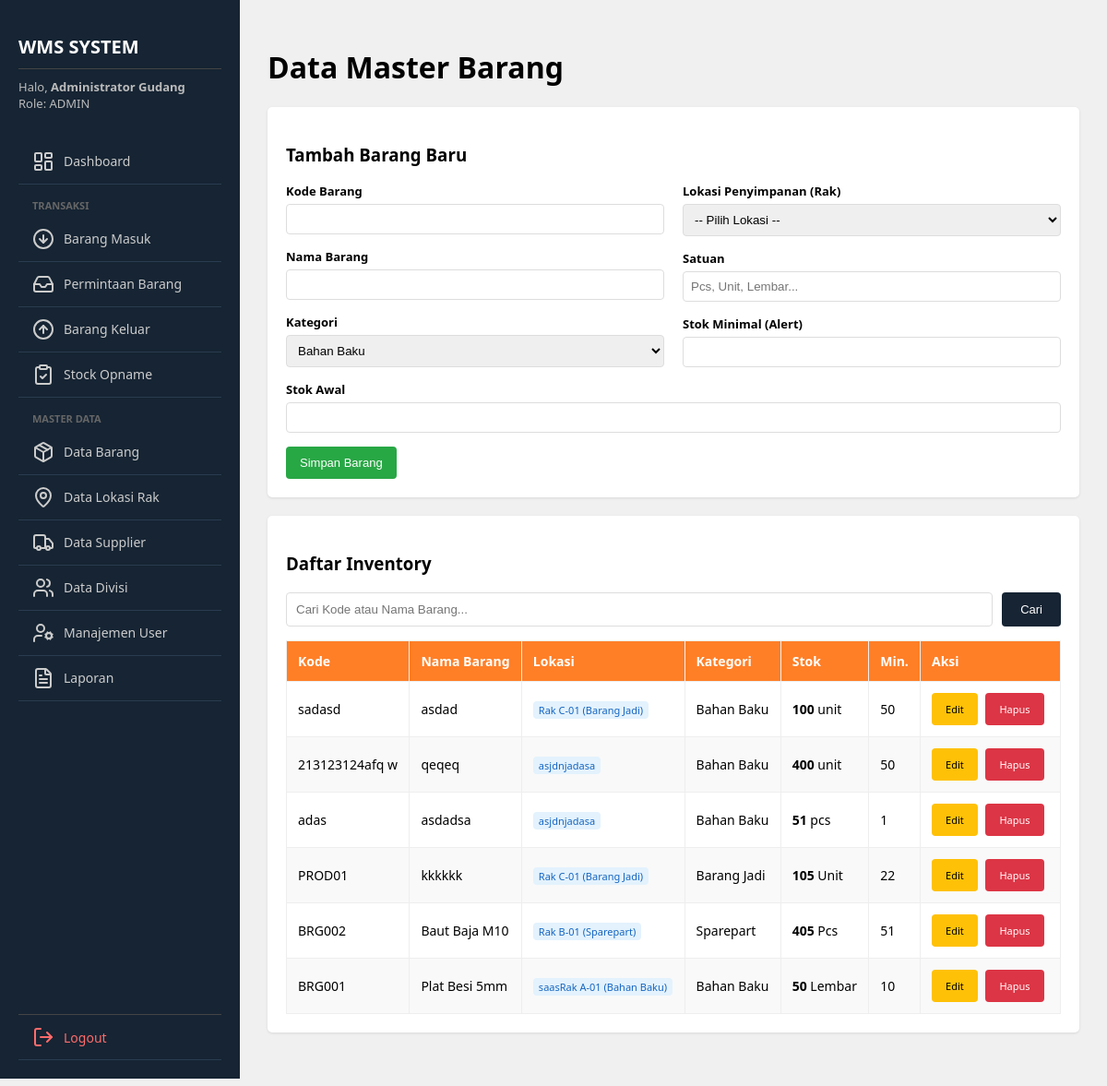
Screenshot of /master/master_barang.php (signed in) with the database file from the repository.
### tables this page shows
CREATE TABLE `barang` (
  `id` int(11) NOT NULL,
  `kode_barang` varchar(20) NOT NULL,
  `nama_barang` varchar(100) NOT NULL,
  `kategori` enum('Bahan Baku','Barang Jadi','Sparepart') NOT NULL,
  `stok` int(11) NOT NULL DEFAULT 0,
  `stok_minimal` int(11) NOT NULL DEFAULT 10,
  `satuan` varchar(20) NOT NULL,
  `id_lokasi` int(11) DEFAULT NULL
);

CREATE TABLE `lokasi_rak` (
  `id` int(11) NOT NULL,
  `nama_lokasi` varchar(50) NOT NULL
);

### master/master_barang.php (the view, shortened to what this page needs)
<?php
include '../config/koneksi.php';
$kode_edit = ""; $nama_edit = ""; $stok_edit = ""; $satuan_edit = ""; $min_edit = "";
$id_edit = ""; $kategori_edit = ""; $lokasi_edit = "";
$aksi = "simpan";
$keyword = "";
if (isset($_GET['cari'])) {
    $keyword = $_GET['cari'];
    $q_str = "SELECT b.*, l.nama_lokasi FROM barang b
              LEFT JOIN lokasi_rak l ON b.id_lokasi = l.id
              WHERE b.kode_barang LIKE '%$keyword%' OR b.nama_barang LIKE '%$keyword%'
              ORDER BY b.id DESC";
} else {
    $q_str = "SELECT b.*, l.nama_lokasi FROM barang b
              LEFT JOIN lokasi_rak l ON b.id_lokasi = l.id
              ORDER BY b.id DESC";
}
?>
<?php include '../includes/header.php'; ?>
    <div class="wrapper">
        <?php include '../includes/sidebar.php'; ?>
        <div class="content">
            <h1>Data Master Barang</h1>
            <div class="card">
                <h3><?= ($aksi == 'simpan') ? 'Tambah Barang Baru' : 'Edit Barang'; ?></h3>
                <form method="POST" action="">
                    <div style="display: flex; gap: 20px;">
                        <div style="flex: 1;">
                            <div class="form-group"><label>Kode Barang</label><input type="text" name="kode_barang" value="<?= $kode_edit ?>" required <?= ($aksi=='update') ? 'readonly style="background:#e9ecef;"' : '' ?>></div>
                            <div class="form-group"><label>Nama Barang</label><input type="text" name="nama_barang" value="<?= $nama_edit ?>" required></div>
                            <div class="form-group"><label>Kategori</label>
                                <select name="kategori">
                                    <option value="Bahan Baku" <?= ($kategori_edit=='Bahan Baku')?'selected':'' ?>>Bahan Baku</option>
                                </select>
                            </div>
                        </div>
                        <div style="flex: 1;">
                            <div class="form-group"><label>Lokasi Penyimpanan (Rak)</label>
                                <select name="id_lokasi" required>
                                    <option value="">-- Pilih Lokasi --</option>
                                </select>
                            </div>
                            <div class="form-group"><label>Satuan</label><input type="text" name="satuan" value="<?= $satuan_edit ?>" required placeholder="Pcs, Unit, Lembar..."></div>
                            <div class="form-group"><label>Stok Minimal (Alert)</label><input type="number" name="stok_minimal" value="<?= $min_edit ?>" required></div>
                        </div>
                    </div>
                    <div class="form-group">
                        <label>Stok Awal</label>
                        <input type="number" name="stok" value="<?= $stok_edit ?>" required <?= ($aksi=='update') ? 'readonly style="background:#e9ecef;"' : '' ?>>
                    </div>
                    <button type="submit" name="<?= $aksi ?>" class="btn btn-primary"><?= ($aksi == 'simpan') ? 'Simpan Barang' : 'Simpan Perubahan'; ?></button>
                </form>
            </div>
            <div class="card">
                <h3>Daftar Inventory</h3>
                <form action="" method="GET" class="search-box">
                    <input type="text" name="cari" placeholder="Cari Kode atau Nama Barang..." value="<?= $keyword ?>" autocomplete="off">
                    <button type="submit" class="btn" style="background: #162433; color: white; margin:0;">Cari</button>
                </form>
                <table>
                    <thead>
                        <tr>
                            <th>Kode</th>
                            <th>Nama Barang</th>
                            <th>Lokasi</th>
                            <th>Kategori</th>
                            <th>Stok</th>
                            <th>Min.</th>
                            <th>Aksi</th>
                        </tr>
                    </thead>
                    <tbody>
                        <?php
                        $q = mysqli_query($koneksi, $q_str);
                        if (mysqli_num_rows($q) > 0) {
                            while($row = mysqli_fetch_assoc($q)){
                        ?>
                        <tr>
                            <td><?= $row['kode_barang'] ?></td>
                            <td><?= $row['nama_barang'] ?></td>
                            <td><span style="background: #e3f2fd; color: #1565c0; padding: 2px 6px; border-radius: 4px; font-size: 11px;"><?= $row['nama_lokasi'] ?? '-' ?></span></td>
                            <td><?= $row['kategori'] ?></td>
                            <td><b><?= $row['stok'] ?></b> <?= $row['satuan'] ?></td>
                            <td><?= $row['stok_minimal'] ?></td>
                            <td>
                                <a href="master_barang.php?edit=<?= $row['id'] ?>" class="btn btn-warning" style="font-size: 11px;">Edit</a>
                                <a href="master_barang.php?hapus=<?= $row['id'] ?>" class="btn btn-danger" style="font-size: 11px;" onclick="return confirm('Yakin hapus?')">Hapus</a>
                            </td>
                        </tr>
                        <?php
                            }
                        } else {
                            echo "<tr><td colspan='7' style='text-align:center;'>Tidak ada data.</td></tr>";
                        }
                        ?>
                    </tbody>
                </table>
            </div>
        </div>
    </div>
</body>
</html>

### includes/header.php (style rules this page uses)
body { font-family: 'Segoe UI', Tahoma, Geneva, Verdana, sans-serif; background-color: #f0f0f0; margin: 0; padding: 0; display: flex; height: 100vh; overflow: hidden; }
.wrapper { display: flex; width: 100%; height: 100%; }
.content { flex: 1; padding: 30px; overflow-y: auto; height: 100%; }
.card { background: white; padding: 20px; border-radius: 5px; box-shadow: 0 1px 3px rgba(0, 0, 0, 0.1); margin-bottom: 20px; }
.form-group { margin-bottom: 15px; }
.form-group label { display: block; margin-bottom: 5px; font-weight: bold; font-size: 13px; }
.form-group input, .form-group select { width: 100%; padding: 8px; border: 1px solid #ddd; border-radius: 4px; box-sizing: border-box; }
.btn { padding: 10px 15px; border: none; border-radius: 4px; cursor: pointer; color: white; text-decoration: none; display: inline-block; font-size: 13px; margin-right: 5px; }
.btn-primary { background: #28a745; }
.btn-warning { background: #ffc107; color: black; }
.btn-danger { background: #dc3545; }
table { width: 100%; border-collapse: collapse; margin-top: 15px; font-size: 14px; }
th, td { border: 1px solid #eee; padding: 12px; text-align: left; }
th { background-color: #FF7F27; color: white; }
tr:nth-child(even) { background-color: #f9f9f9; }
.search-box { display: flex; gap: 10px; margin-bottom: 15px; }
.search-box input { flex: 1; padding: 10px; border: 1px solid #ddd; border-radius: 4px; }
.search-box button { padding: 10px 20px; background: #162433; color: white; border: none; border-radius: 4px; cursor: pointer; display: flex; gap: 5px; align-items: center; }

### rows the page displays
barang: kode_barang "sadasd", nama_barang "asdad", id_lokasi.nama_lokasi "Rak C-01 (Barang Jadi)", kategori "Bahan Baku", stok "100", satuan "unit", stok_minimal "50"
barang: kode_barang "213123124afq w", nama_barang "qeqeq", id_lokasi.nama_lokasi "asjdnjadasa", kategori "Bahan Baku", stok "400", satuan "unit", stok_minimal "50"
barang: kode_barang "adas", nama_barang "asdadsa", id_lokasi.nama_lokasi "asjdnjadasa", kategori "Bahan Baku", stok "51", satuan "pcs", stok_minimal "1"
barang: kode_barang "PROD01", nama_barang "kkkkkk", id_lokasi.nama_lokasi "Rak C-01 (Barang Jadi)", kategori "Barang Jadi", stok "105", satuan "Unit", stok_minimal "22"
barang: kode_barang "BRG002", nama_barang "Baut Baja M10", id_lokasi.nama_lokasi "Rak B-01 (Sparepart)", kategori "Sparepart", stok "405", satuan "Pcs", stok_minimal "51"
barang: kode_barang "BRG001", nama_barang "Plat Besi 5mm", id_lokasi.nama_lokasi "saasRak A-01 (Bahan Baku)", kategori "Bahan Baku", stok "50", satuan "Lembar", stok_minimal "10"

### other values shown
$nama_user "Administrator Gudang"
$role_user "ADMIN"
